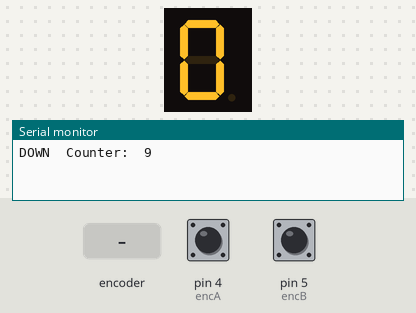
Bench run of a sketch on a simulated Arduino Uno, built with avr-gcc and run on an emulated ATmega328P. Parts: 1-digit seven-segment display, the last lines printed to the serial monitor. Wiring (inferred from the names in the program): 1-digit 7-segment display, segments lit when HIGH: segments pin 12, pin 11, pin 10, pin 9, pin 8, pin 7, pin 6. The inputs (shaded band) are chosen by the test bench; at power-on: pin 4 (encA) HIGH, pin 5 (encB) HIGH. The segment pins are drawn as the display they are named for.

Above: at 1.2 s.
1.3 s: rotary encoder on pin 4 (encA) / pin 5 (encB) turned 3 steps (first pin leading)
At 1.65 s:
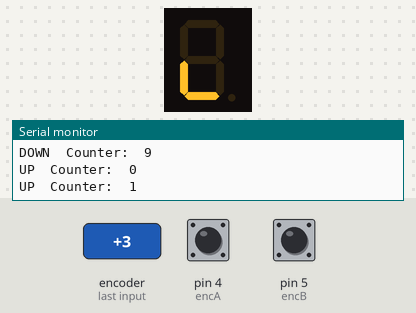
3.4 s: rotary encoder on pin 4 (encA) / pin 5 (encB) turned 3 steps (first pin leading)
At 4.7 s:
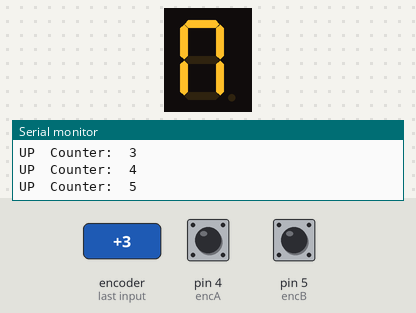
5.5 s: rotary encoder on pin 4 (encA) / pin 5 (encB) turned 3 steps (first pin leading)
At 5.85 s:
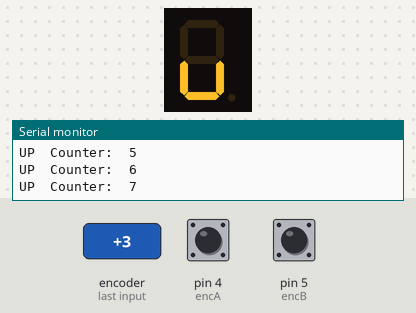
Timing chart, 0 to 8.5 s (numbered marks = the images above; inputs shaded):
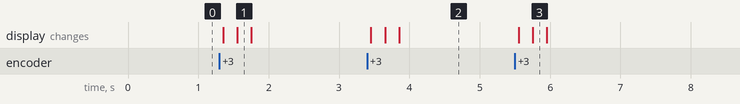

Measured:
- after the input at 1.3 s, the display: first changes after 0.06 s (image 1 shows a later state)
- after the input at 3.4 s, the display: first changes after 0.05 s (image 2 shows a later state)
- after the input at 5.5 s, the display: first changes after 0.05 s (image 3 shows a later state)

The sketch:

countingKnob.ino
```cpp
/*
  Physical Computing – Interfacedesign Muthesius Kunsthochschule Kiel

  Dreh-Encoder trifft 7-Segmentanzeige

  Komments will bi in Inglish!
*/


// The common counter:
int counter = 0;

// Pins and state for the rotary encoder
const int encA = 4;
const int encB = 5;
int lastA,lastB;


// pins, the segments are attached to
int segmentPins[7] = {6,7,8,9,10,11,12};

// Number of digits stored in the seven_seg_segments array:
const int NUM_DIGITS = 10;

// The digit graphics as two dimensional array
byte graphics[NUM_DIGITS][7] = {
  {1,1,1,1,1,1,0},  // = 0
  {0,0,1,1,0,0,0},  // = 1
  {1,1,0,1,1,0,1},  // = 2
  {0,1,1,1,1,0,1},  // = 3
  {0,0,1,1,0,1,1},  // = 4
  {0,1,1,0,1,1,1},  // = 5
  {1,1,1,0,1,1,1},  // = 6
  {0,0,1,1,1,0,0},  // = 7
  {1,1,1,1,1,1,1},  // = 8
  {0,1,1,1,1,1,1},  // = 9
};


void displayNumber(int number) {
  int digit = constrain(number,0,NUM_DIGITS);
  for (int i = 0; i < 7; i++) {
    if (graphics[digit][i] == 1){
      digitalWrite(segmentPins[i], HIGH);
    }
    else {
      digitalWrite(segmentPins[i], LOW);
    }
  }
}


void setup() {
  Serial.begin(9600);

  // Setup for the rotary encoder:
  pinMode(encA, INPUT);
  pinMode(encB, INPUT);

  // Sets up the seven segment as outputs
  for (int i=0; i<7; i++){
    pinMode(segmentPins[i], OUTPUT);
    digitalWrite(segmentPins[i], LOW);
  }

  displayNumber(counter);
}

void loop(){
  int a = digitalRead(encA);
  int b = digitalRead(encB);

  if ( lastA == LOW &&  a == HIGH ) {
    if ( b == LOW ) {
      Serial.print("UP\t");
      counter++;
    } else {
      Serial.print("DOWN\t");
      counter--;
    }

    if ( counter > 9 ) counter = 0;
    if ( counter < 0 ) counter = 9;

    Serial.print("Counter:\t");
    Serial.println(counter);

    displayNumber(counter);
  }

  lastA = a;

  delay(5);
}
```
